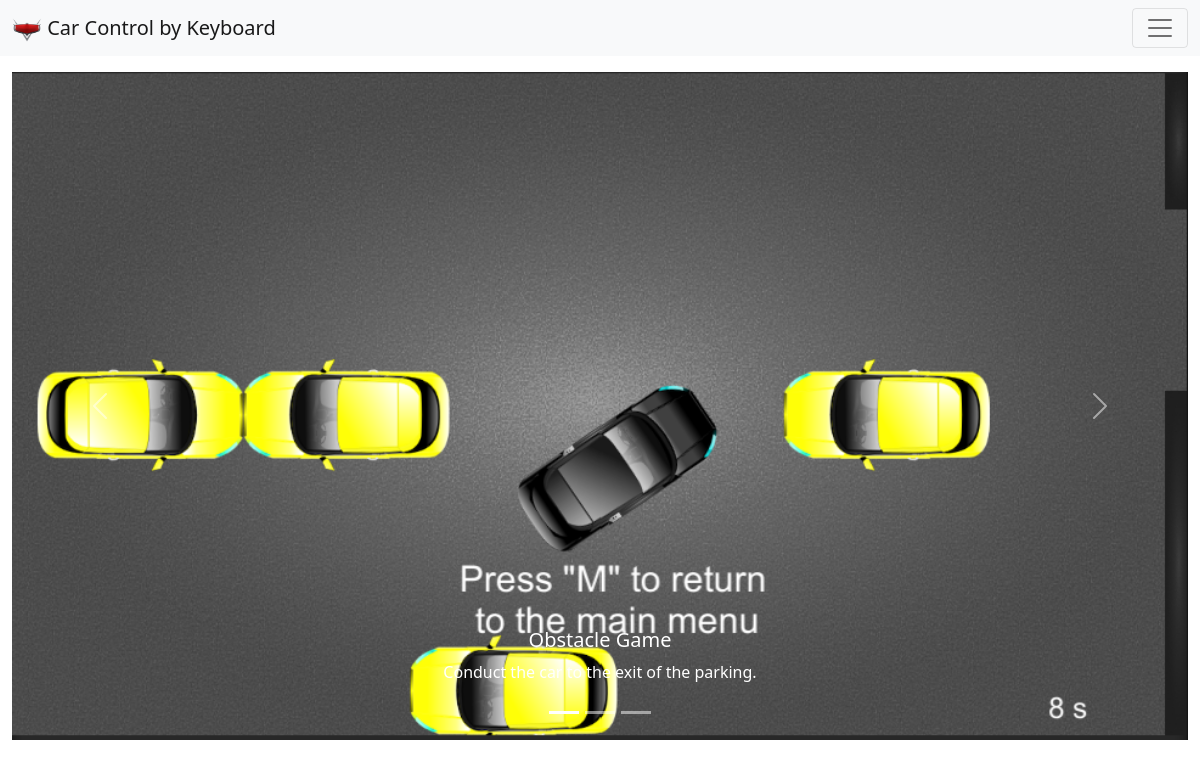
/dashboard, run on the app's committed database.
### carcontrollerserver/models.py (models this page shows)
class Ads(models.Model):
    title = models.CharField(max_length=50, blank=True)
    description = models.CharField(max_length=255, blank=True)
    picture = models.ImageField(upload_to='ads/')

### carcontrollerserver/views/general.py (the view)
# urls.py: path('dashboard', general.dashboard, name='dashboard'),
def dashboard(request):
    ads = Ads.objects.filter()
    return render(request, 'index.html', {'ads': ads})

### application/templates/index.html (shortened to what this page needs)
{% extends 'base.html' %}
{% load static %}
{% block content %}
<section class="container-fluid">
    <div id="carouselAds" class="carousel slide" data-bs-ride="carousel">
        <div class="carousel-indicators">
            {% for ad in ads %}
                {% if forloop.counter ==  1 %}
                    <button type="button" data-bs-target="#carouselAds" data-bs-slide-to="{{forloop.counter0}}" class="active" aria-current="true" aria-label="{{forloop.counter}}"></button>
                {% else %}
                    <button type="button" data-bs-target="#carouselAds" data-bs-slide-to="{{forloop.counter0}}" aria-label="{{forloop.counter}}"></button>
                {% endif %}
            {% endfor %}
        </div>
        <div class="carousel-inner">
            {% for ad in ads %}
                {% if forloop.counter ==  1 %}
                <div class="carousel-item active">
                {% else %}
                <div class="carousel-item">
                {% endif %}
                    <img src="{{ad.picture.url}}" class="d-block w-100" alt="...">
                    <div class="carousel-caption d-none d-md-block">
                        <h5>{{ ad.title }}</h5>
                        <p>{{ ad.description }}</p>
                    </div>
                </div>
            {% endfor %}
        </div>
        <button class="carousel-control-prev" type="button" data-bs-target="#carouselAds" data-bs-slide="prev">
            <span class="carousel-control-prev-icon" aria-hidden="true"></span>
        </button>
        <button class="carousel-control-next" type="button" data-bs-target="#carouselAds" data-bs-slide="next">
            <span class="carousel-control-next-icon" aria-hidden="true"></span>
        </button>
    </div>
</section>
{% endblock %}

### data on the page
Ads: picture (picture), title "Obstacle Game", description "Conduct the car to the exit of the parking."
